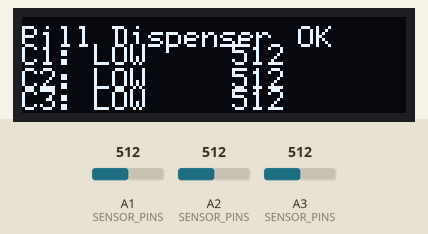
Bench run of a sketch on a simulated Arduino Uno, built with avr-gcc and run on an emulated ATmega328P. Shown: 128×32 one-colour display. Inputs (shaded band) come from the test bench; at power-on: A1 (SENSOR_PINS) = 512, A2 (SENSOR_PINS) = 512, A3 (SENSOR_PINS) = 512. What the sketch prints to the serial monitor is not drawn.

Above: at 1.8 s.
1.9 s: A1 (SENSOR_PINS) set to 537
At 2.7 s:
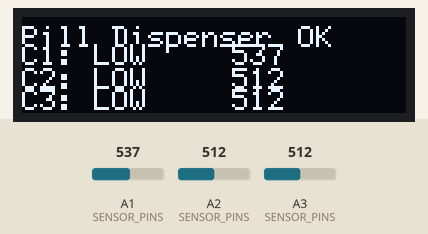
3.4 s: A1 (SENSOR_PINS) set to 561
At 4.7 s:
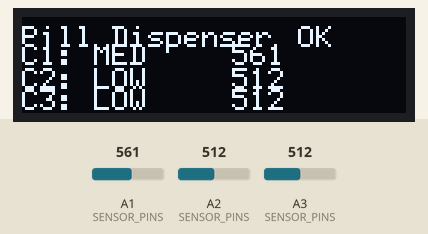
5.0 s: A2 (SENSOR_PINS) set to 781
At 5.5 s:
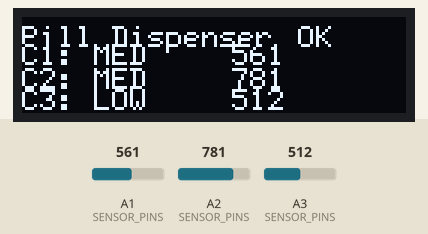
6.5 s: A2 (SENSOR_PINS) set to 810
At 7.5 s:
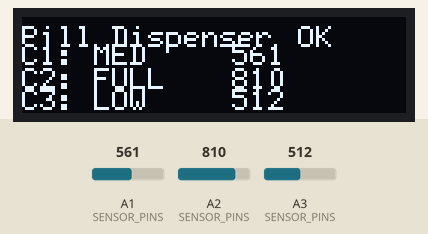
8.0 s: A3 (SENSOR_PINS) set to 716
At 8.9 s:
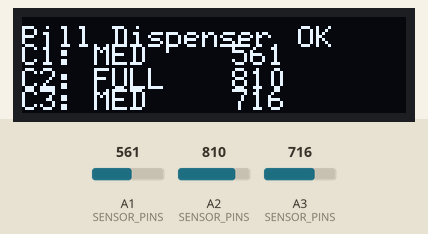
9.5 s: A2 (SENSOR_PINS) set to 716
At 10.6 s:
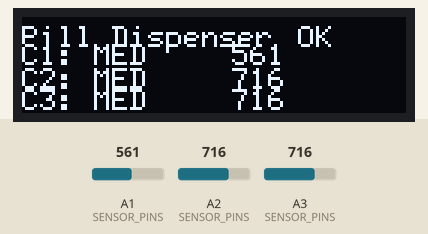
Timing chart, 0 to 12.0 s (numbered marks = the images above; inputs shaded):
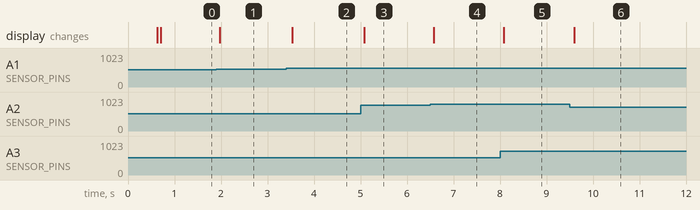

Measured:
- the behaviour switches between 549 and 550 on A1 (SENSOR_PINS) (found by bisection; images 1 and 2)
- the behaviour switches between 799 and 800 on A2 (SENSOR_PINS) (found by bisection; images 3 and 4)
- after the input at 1.9 s, the display: changes after 0.07 s (image 1)
- after the input at 3.4 s, the display: changes after 0.13 s (image 2)
- after the input at 5.0 s, the display: changes after 0.08 s (image 3)
- after the input at 6.5 s, the display: changes after 0.07 s (image 4)
- after the input at 8.0 s, the display: changes after 0.08 s (image 5)
- after the input at 9.5 s, the display: changes after 0.10 s (image 6)

The sketch:

Healthpod.ino
```cpp
#include <Wire.h>
#include <U8g2lib.h>

// -------- OLED (your working driver) --------
U8G2_SSD1306_128X32_UNIVISION_F_HW_I2C u8g2(U8G2_R0, U8X8_PIN_NONE);

// -------- Pins --------
const int SENSOR_PINS[3] = {A1, A2, A3};
const int SERVO_PINS[3]  = {3, 4, 2};


// -------- Sensor thresholds --------
int RAW_FULL   = 800;
int RAW_MEDIUM = 550;

enum StockLevel { LOW_LVL, MED_LVL, FULL_LVL };

StockLevel getStockLevel(int raw) {
  if (raw >= RAW_FULL)   return FULL_LVL;
  if (raw >= RAW_MEDIUM) return MED_LVL;
  return LOW_LVL;
}

// -------- Servo control (Extended Range) --------
const int SERVO_FRAME_US = 20000; // 50 Hz

// 🔥 EXTENDED RANGE (Double Rotation Span)
const int SERVO_MIN_US   = 500;
const int SERVO_MAX_US   = 2500;

const int SERVO_HOME_DEG[3]   = {0, 0, 0};
const int SERVO_TARGET_DEG[3] = {180, 180, 180};

// Slow movement settings
const int DEG_STEP          = 2;
const int STEP_HOLD_MS      = 18;
const int DISPENSE_HOLD_MS  = 250;
const int BETWEEN_ACTION_MS = 250;

bool busy = false;

int clampInt(int v, int lo, int hi) {
  if (v < lo) return lo;
  if (v > hi) return hi;
  return v;
}

int degToPulseUs(int deg) {
  deg = clampInt(deg, 0, 180);
  long us = SERVO_MIN_US + (long)(SERVO_MAX_US - SERVO_MIN_US) * deg / 180L;
  return (int)us;
}

void servoPulseUs(int pin, int pulseUs) {
  digitalWrite(pin, HIGH);
  delayMicroseconds(pulseUs);
  digitalWrite(pin, LOW);
  int rest = SERVO_FRAME_US - pulseUs;
  if (rest > 0) delayMicroseconds(rest);
}

void holdAngle(int servoIdx, int deg, int durationMs) {
  int pin = SERVO_PINS[servoIdx];
  int pulse = degToPulseUs(deg);
  unsigned long start = millis();
  while (millis() - start < (unsigned long)durationMs) {
    servoPulseUs(pin, pulse);
  }
}

void slowMove(int servoIdx, int fromDeg, int toDeg) {
  int step = (toDeg >= fromDeg) ? DEG_STEP : -DEG_STEP;
  int deg = fromDeg;

  while (true) {
    holdAngle(servoIdx, deg, STEP_HOLD_MS);
    if (deg == toDeg) break;

    deg += step;
    if (step > 0 && deg > toDeg) deg = toDeg;
    if (step < 0 && deg < toDeg) deg = toDeg;
  }
}

void dispense(uint8_t idx) {
  busy = true;

  int home = SERVO_HOME_DEG[idx];
  int target = SERVO_TARGET_DEG[idx];

  slowMove(idx, home, target);
  holdAngle(idx, target, DISPENSE_HOLD_MS);
  slowMove(idx, target, home);

  delay(BETWEEN_ACTION_MS);
  busy = false;
}

// -------- Sensors + OLED --------
int readSensorRaw(int pin) {
  return analogRead(pin);
}

void drawUI(const int raw[3]) {
  u8g2.clearBuffer();
  u8g2.setFont(u8g2_font_6x12_tr);

  u8g2.setCursor(0, 10);
  u8g2.print("Pill Dispenser");

  u8g2.setCursor(92, 10);
  u8g2.print(busy ? "BUSY" : "OK");

  const int rowY[3] = {16, 24, 31};

  for (int i = 0; i < 3; i++) {
    StockLevel lvl = getStockLevel(raw[i]);

    u8g2.setCursor(0, rowY[i]);
    u8g2.print("C");
    u8g2.print(i + 1);
    u8g2.print(": ");

    if (lvl == FULL_LVL)      u8g2.print("FULL");
    else if (lvl == MED_LVL)  u8g2.print("MED ");
    else                      u8g2.print("LOW ");

    u8g2.setCursor(70, rowY[i]);
    u8g2.print(raw[i]);
  }

  u8g2.sendBuffer();
}

void setup() {
  Serial.begin(115200);

  for (int i = 0; i < 3; i++) {
    pinMode(SERVO_PINS[i], OUTPUT);
    digitalWrite(SERVO_PINS[i], LOW);
    holdAngle(i, SERVO_HOME_DEG[i], 200);
  }

  Wire.begin();
  u8g2.begin();

  Serial.println("Ready. Send 1/2/3 to dispense C1/C2/C3.");
  Serial.println("Extended servo rotation enabled.");
}

void loop() {
  int raw[3];
  for (int i = 0; i < 3; i++) raw[i] = readSensorRaw(SENSOR_PINS[i]);

  drawUI(raw);

  static unsigned long lastPrint = 0;
  if (millis() - lastPrint > 1000) {
    lastPrint = millis();
    Serial.print("Raw: ");
    Serial.print(raw[0]); Serial.print("  ");
    Serial.print(raw[1]); Serial.print("  ");
    Serial.println(raw[2]);
  }

  if (Serial.available()) {
    char c = (char)Serial.read();

    if (!busy && c >= '1' && c <= '3') {
      uint8_t idx = (uint8_t)(c - '1');
      dispense(idx);
    }

    if (c == 'f') { RAW_FULL += 10; Serial.print("RAW_FULL="); Serial.println(RAW_FULL); }
    if (c == 'F') { RAW_FULL -= 10; Serial.print("RAW_FULL="); Serial.println(RAW_FULL); }
    if (c == 'm') { RAW_MEDIUM += 10; Serial.print("RAW_MEDIUM="); Serial.println(RAW_MEDIUM); }
    if (c == 'M') { RAW_MEDIUM -= 10; Serial.print("RAW_MEDIUM="); Serial.println(RAW_MEDIUM); }
  }
}
```
